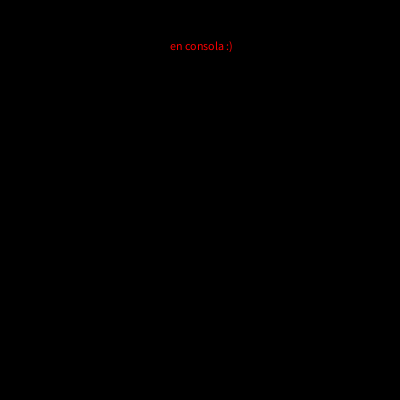
Frame 1 (no input)
Frame 60 (the mouse pressed at the canvas centre just before this capture): identical to frame 1, image omitted
Frame 120 (the mouse held since frame 60 and released just before this capture): identical to frame 1, image omitted

The Processing sketch that drew this single still picture (run headless with seeded random() and noise(); from frame 60 on, the mouse is pressed at the canvas centre):

// Processing sketch: calculos_con_matrices
// ── calculos_con_matrices.pde
// Curso Programacion I
// Nombres: Lizeth Veronica Chitiva Paez y Cristian Camilo Afanador Acosta
// Actividad: Operaciones con matrices y arreglos (Processing / Java)

int tamaño = 3;
int[][] matrizA = new int[tamaño][tamaño];//guarda la amtriz a
int[][] matrizB = new int[tamaño][tamaño];//guarda la matriz b
float[] vectorA = new float[tamaño];//guarda el vector a
float[] vectorB = new float[tamaño];//guarda el vector b
int llenadoMatriz = 1; // 1 es llenado random, 2 es por conteo
int llenadoVector = 2;
int[][] AmultB = new int[tamaño][tamaño];
float[] VxM = new float[tamaño];//guarda el rpoducto entre matriz y vector
float puntoVV;//guarda producto punto
int[][] transpA = new int[tamaño][tamaño];//matriz a transpuesta
int[][] transpB = new int[tamaño][tamaño];//matriz b transpuesta
float[][] inversaA;//guarda la inversa de A
float[][] inversaB;//guarda la inversa de B

void setup() { //en setup unicamente se imprimen los mensajes en consola y llama a todas las funciones para imprimirlas.
  size(400, 400);
  println("Matriz A:");
  llenarMatriz(matrizA, llenadoMatriz);//llama a la funcion para llenar e imprimir las matrices(A)
  imprimirMatriz(matrizA);

  println("Matriz B:");
  llenarMatriz(matrizB, llenadoMatriz);//llama la funcion para llenar e imprimir la funcion (B)
  imprimirMatriz(matrizB);

  // llenar vectores
  println("Vector A:");
  llenarVector(vectorA, llenadoVector);//llama a las funciones para llenar e imprimir el vector (A)
  imprimirVector(vectorA);

  println("Vector B:");
  llenarVector(vectorB, llenadoVector);//llama a las funciones para llenar e imprimir el vector (B)
  imprimirVector(vectorB);

  // llama e imprime producto de matrices
  println("Producto matricial AxB:");
  productoMatrices(matrizA, matrizB);
  imprimirProductoMatrices(AmultB);

  // llama e imprime producto vector x matriz
  println("Producto VxM:");
  productoVectorMatriz(vectorA, matrizA);

  // llama e imprime producto punto
  println("Producto punto VAxVB:");
  productoPunto(vectorA, vectorB);

  // llama e imprime  las transpuestas
  println("Transpuesta de A:");
  transponerMatriz(matrizA, transpA);
  imprimirMatriz(transpA);

  println("Transpuesta de B:");
  transponerMatriz(matrizB, transpB);
  imprimirMatriz(transpB);

  // llama e imprime las inversas o en su defecto imprime que no es invertible
  println("Inversa de A:");
  inversaA = invertirMatriz(matrizA);
  if (inversaA != null) {
    imprimirMatrizFloat(inversaA);
  } else {
    println("No es invertible (determinante = 0)");
  }

  println("Inversa de B:");
  inversaB = invertirMatriz(matrizB);
  if (inversaB != null) {
    imprimirMatrizFloat(inversaB);
  } else {
    println("No es invertible (determinante = 0)");
  }
}

void draw() {
  background(0, 0, 0);
  fill(255, 0, 0);               //mensaje en pantallita que dice "en consola :)"
  text("en consola :)", 170, 50);
}

// ── imprimirMatriz.pde
void imprimirMatriz(int[][] matriz) {
  for (int i = 0; i < tamaño; i++) {
    String fila = "";
    for (int j = 0; j < tamaño; j++) {
      fila += matriz[i][j] + " ";
    }
    println(fila);
  }
}
//imprime la mariz

// ── imprimirMatrizFloat.pde
void imprimirMatrizFloat(float[][] matriz) {
  for (int i = 0; i < tamaño; i++) {
    String fila = "";
    for (int j = 0; j < tamaño; j++) {
      fila += (matriz[i][j]) + " ";
    }
    println(fila);
  }
}
//imprime la matriz

// ── imprimirProductoMatrices.pde
void imprimirProductoMatrices(int[][] AxB) {
  for (int i = 0; i < tamaño; i++) {
    String fila = "";
    for (int j = 0; j < tamaño; j++) {
      fila += AxB[i][j] + " ";
    }
    println(fila);
  }
  println();
}
//imprime el producto de las matrices

// ── imprimirVector.pde
void imprimirVector(float[] v) {
  String linea = "";
  for (int i = 0; i < tamaño; i++) {
    linea += v[i] + " ";
  }
  println(linea);
}
//imprime vector

// ── invertirMatriz.pde
float[][] invertirMatriz(int[][] M) {//llama a la matriz de enteros y la transforma en matriz de flotantes
  float tolerancia = 0.0001; //valor muy bajo para identificar cuando un valor es menor (seria como un 0)
  float[][] aumentada = new float[tamaño][2 * tamaño];//duplica el ancho de la matriz para asi simular el metodo gauss jordan
  for (int i = 0; i < tamaño; i++) {
    for (int j = 0; j < tamaño; j++) aumentada[i][j] = M[i][j];
    aumentada[i][i + tamaño] = 1;
  }
  for (int col = 0; col < tamaño; col++) {//for para recorrer las columnas
    float pivote = aumentada[col][col];
    if (abs(pivote) < tolerancia) return null;   //compara si el pivote es 0, en ese caso no es 
    for (int j = 0; j < 2 * tamaño; j++) aumentada[col][j] /= pivote;//recorre las filas y las divide entre el pivote
    for (int fila = 0; fila < tamaño; fila++) {
      if (fila != col) {
        float factor = aumentada[fila][col];
        for (int j = 0; j < 2 * tamaño; j++)
          aumentada[fila][j] -= factor * aumentada[col][j];//anula los demas valoresde la columnas del pivote
      }
    }
  }
  float[][] inversa = new float[tamaño][tamaño];
  for (int i = 0; i < tamaño; i++)
    for (int j = 0; j < tamaño; j++)
      inversa[i][j] = aumentada[i][j + tamaño];//cuando termina todos los ciclos, copia las ultimas tres columnas y esa es la inversa
        return inversa;
}

// ── llenarMatriz.pde
void llenarMatriz(int[][] rellenar, int tipoLlenado) {
  int contador = 1;
  for (int i = 0; i < tamaño; i++) {
    for (int j = 0; j < tamaño; j++) {
      if (tipoLlenado == 1) {
        rellenar[i][j] = int(random(-9, 9));
      } else {
        rellenar[i][j] = contador;
        contador++;
      }
    }
  }
}

// ── llenarVector.pde
void llenarVector(float[] rellenar, int tipoLlenado) {
  int contador = 1;
  for (int i = 0; i < tamaño; i++) {
    if (tipoLlenado == 1) {
      rellenar[i] = int(random(-9, 9));
    } else {
      rellenar[i] = contador;
      contador++;
    }
  }
}

// ── productoMatrices.pde
int[][] productoMatrices(int[][] matA, int[][] matB) {
  for (int i = 0; i < tamaño; i++) {
    for (int j = 0; j < tamaño; j++) {
      int suma = 0;
      for (int k = 0; k < tamaño; k++) suma += matA[i][k] * matB[k][j];
      AmultB[i][j] = suma;
    }
  }
  return AmultB;
}

// ── productoPunto.pde
void productoPunto(float[] vecA, float[] vecB) {
  float suma = 0;
  for (int i = 0; i < tamaño; i++) suma += vecA[i] * vecB[i];
  puntoVV = suma;
  println(suma);
}

// ── productoVectorMatriz.pde
void productoVectorMatriz(float[] V, int[][] M) {
  for (int j = 0; j < tamaño; j++) {
    float suma = 0;
    for (int i = 0; i < tamaño; i++) suma += V[i] * M[i][j];
    VxM[j] = suma;
    println(suma);
  }
}

// ── transponerMatriz.pde
void transponerMatriz(int[][] original, int[][] resultado) {
  for (int i = 0; i < tamaño; i++) {
    for (int j = 0; j < tamaño; j++) {
      resultado[j][i] = original[i][j];
    }
  }
}
